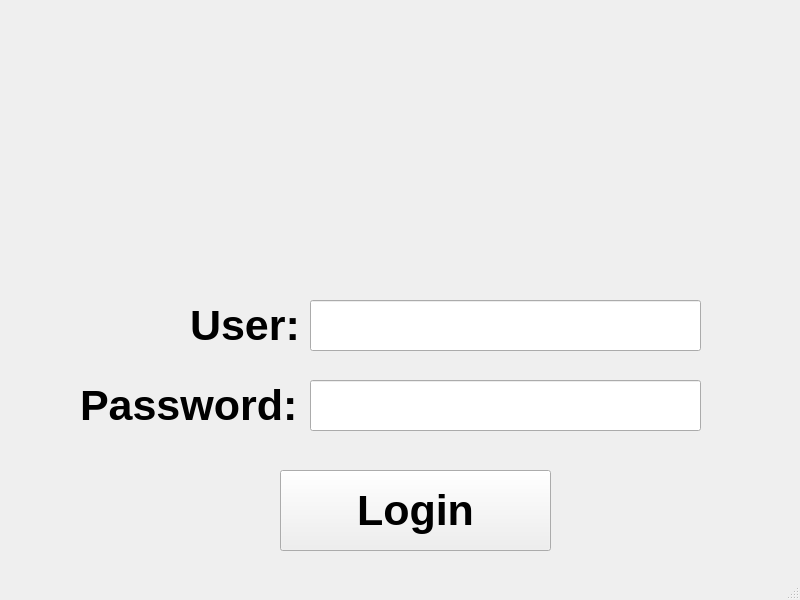
<?xml version="1.0" encoding="UTF-8"?>
<ui version="4.0">
 <class>LoginWindow</class>
 <widget class="QMainWindow" name="LoginWindow">
  <property name="geometry">
   <rect>
    <x>0</x>
    <y>0</y>
    <width>800</width>
    <height>600</height>
   </rect>
  </property>
  <property name="sizePolicy">
   <sizepolicy hsizetype="Fixed" vsizetype="Fixed">
    <horstretch>0</horstretch>
    <verstretch>0</verstretch>
   </sizepolicy>
  </property>
  <property name="minimumSize">
   <size>
    <width>800</width>
    <height>600</height>
   </size>
  </property>
  <property name="maximumSize">
   <size>
    <width>800</width>
    <height>600</height>
   </size>
  </property>
  <property name="windowTitle">
   <string>DearthOS Login</string>
  </property>
  <property name="windowIcon">
   <iconset resource="Resources.qrc">
    <normaloff>:/Main/img/dearth-logo.png</normaloff>:/Main/img/dearth-logo.png</iconset>
  </property>
  <widget class="QWidget" name="centralwidget">
   <widget class="QLabel" name="logo">
    <property name="geometry">
     <rect>
      <x>260</x>
      <y>20</y>
      <width>291</width>
      <height>261</height>
     </rect>
    </property>
    <property name="autoFillBackground">
     <bool>false</bool>
    </property>
    <property name="text">
     <string/>
    </property>
    <property name="pixmap">
     <pixmap resource="Resources.qrc">:/Main/img/dearth-logo.png</pixmap>
    </property>
    <property name="scaledContents">
     <bool>true</bool>
    </property>
   </widget>
   <widget class="QLabel" name="lblUser">
    <property name="geometry">
     <rect>
      <x>190</x>
      <y>290</y>
      <width>141</width>
      <height>71</height>
     </rect>
    </property>
    <property name="font">
     <font>
      <pointsize>32</pointsize>
      <weight>75</weight>
      <bold>true</bold>
     </font>
    </property>
    <property name="text">
     <string>User:</string>
    </property>
   </widget>
   <widget class="QLabel" name="lblPass">
    <property name="geometry">
     <rect>
      <x>80</x>
      <y>370</y>
      <width>221</width>
      <height>71</height>
     </rect>
    </property>
    <property name="font">
     <font>
      <pointsize>32</pointsize>
      <weight>75</weight>
      <bold>true</bold>
     </font>
    </property>
    <property name="text">
     <string>Password:</string>
    </property>
   </widget>
   <widget class="QLineEdit" name="txtUser">
    <property name="geometry">
     <rect>
      <x>310</x>
      <y>300</y>
      <width>391</width>
      <height>51</height>
     </rect>
    </property>
    <property name="font">
     <font>
      <pointsize>32</pointsize>
     </font>
    </property>
   </widget>
   <widget class="QLineEdit" name="txtPass">
    <property name="geometry">
     <rect>
      <x>310</x>
      <y>380</y>
      <width>391</width>
      <height>51</height>
     </rect>
    </property>
    <property name="font">
     <font>
      <pointsize>32</pointsize>
     </font>
    </property>
    <property name="echoMode">
     <enum>QLineEdit::Password</enum>
    </property>
   </widget>
   <widget class="QPushButton" name="btnLogin">
    <property name="geometry">
     <rect>
      <x>280</x>
      <y>470</y>
      <width>271</width>
      <height>81</height>
     </rect>
    </property>
    <property name="font">
     <font>
      <pointsize>32</pointsize>
      <weight>75</weight>
      <bold>true</bold>
     </font>
    </property>
    <property name="text">
     <string>Login</string>
    </property>
    <property name="flat">
     <bool>false</bool>
    </property>
   </widget>
  </widget>
  <widget class="QStatusBar" name="statusbar"/>
 </widget>
 <resources>
  <include location="Resources.qrc"/>
 </resources>
 <connections/>
</ui>
